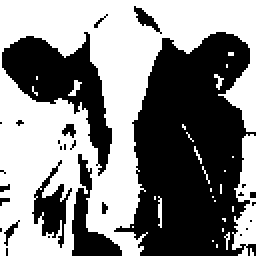
%> input picture veau2_moins_petit.bmp, 128 x 128 px (shown 2 times larger)
$ octave squeletisation.m   (GNU Octave 9; MATLAB toolbox functions it lacks are replaced by stand-ins)
%> lines starting %> are read from the running program, lines starting %| are printed output that depends on the picture; in (x1, y1, x2, y2) boxes, pixels count from 0 and x2, y2 are one past the last pixel; in counts of white or black regions, pixels touching at a corner belong together; the program's own positions count from 1
### squelette.m
function S = squelette(X,b)
	%init
	bn = b;
	condition = true;
	S = false(size(X));
	En = X;
	while condition
		%calculate Sn
		En = myErode(En,b);
		EnOpen = myOpen(En,b);
		Sn = and(En,not(EnOpen));
		%update bn
		bn = minkowskiSum(bn,b);
		%update squelette
		if(S==or(S,Sn)) %check idempotence
			condition=false;
		else
			S = or(S,Sn);
		endif
	endwhile
endfunction

### minkowskiSub.m
function Xb = minkowskiSub(X,b)
	L = size(X,1);
	C = size(X,2);
	lb = size(b,1);
	cb = size(b,2);
	Xb = logical(zeros(L+lb,C+cb));
	tmp = logical(zeros(L+lb,C+cb));
	condFirst = true;
	for i=1:lb
		for j=1:cb
			if(b(i,j)==1)
				if(condFirst)
					Xb(i:i+L-1,j:j+C-1) = X;
					condFirst = false;
				else
					tmp(i:i+L-1,j:j+C-1) = X;
					Xb = and(Xb,tmp);
					tmp(:) = 0;
				endif
			endif
		endfor
	endfor
	Xb = Xb((floor(lb/2)+1):(L+floor(lb/2)),(floor(cb/2)+1):(C+floor(cb/2)));
endfunction

### myErode.m
function Xb = myErode(X,b)
bt = transposeMorpho(b);
Xb = minkowskiSub(X,bt);
endfunction

### minkowskiSum.m
function Xb = minkowskiSum(X,b)


	L = size(X,1);
	C = size(X,2);
	lb = size(b,1);
	cb = size(b,2);
	Xb = logical(zeros(L+lb,C+cb));
	tmp = logical(zeros(L+lb,C+cb));
	condFirst = true;
	for i=1:lb
		for j=1:cb
			if(b(i,j)==1)
				if(condFirst)
					Xb(i:i+L-1,j:j+C-1) = X;
					condFirst = false;
				else
					tmp(i:i+L-1,j:j+C-1) = X;
					Xb = or(Xb,tmp);
					tmp(:) = 0;
				endif
			endif
		endfor
	endfor
	Xb = Xb((floor(lb/2)+1):(L+floor(lb/2)),(floor(cb/2)+1):(C+floor(cb/2)));

	% [32 lines of commented-out code are left out]
endfunction

### myDilate.m
function Xb = myDilate(X,b)
bt = transposeMorpho(b);
Xb = minkowskiSum(X,bt);
endfunction

### myOpen.m
function Xb = myOpen(X,b)
bt = transposeMorpho(b);
Xb = myErode(X,b);
Xb = myDilate(Xb,bt);
endfunction

### transposeMorpho.m
function Xt = transposeMorpho(X)
	Xt = flipud(fliplr(X));
endfunction

### squeletisation.m
clc
clear all
close all

L = 100;
C = 100;
Lrect = 21;
Crect = 61;
l0 = floor((L-Lrect)/2);
c0 = floor((C-Crect)/2);

%image
X = false(L,C);
X( l0:(l0+Lrect-1), c0:(c0+Crect-1)) = true(Lrect,Crect);

%element structurant
%[dC,dL] = meshgrid(-5:5,-5:5);
%B = sqrt(dC.^2 + dL.^2)<5;
B = logical([0 1 0;
     1 1 1;
     0 1 0]);

%squeletisation
S = squelette(X,B);


%resultats
figure(1)
subplot(121)
imshow(double(X));
title('image originale')
subplot(122)
imshow(double(S));
title('squelette')
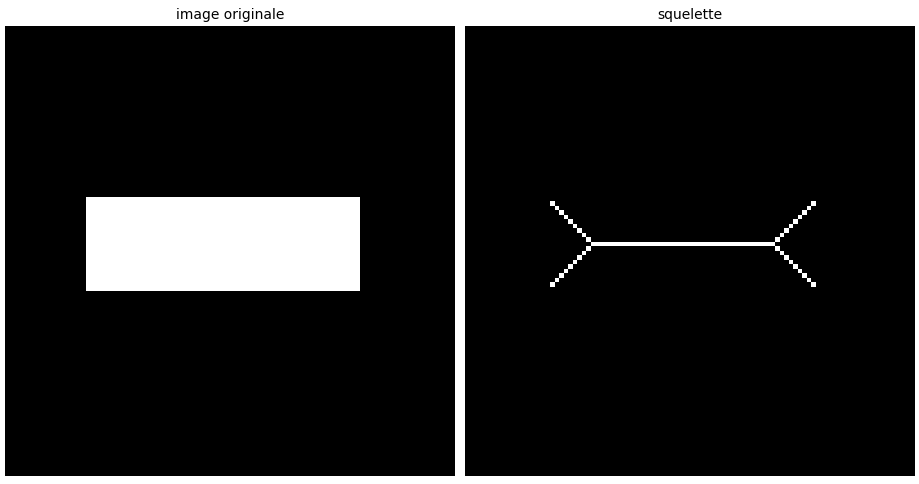
%> figure redrawn from the program's plot data, 2 panels
print('-dtex','data/tex/rectSkel.tex')

%%%%%%%%%%%%%%%%%%%%%%%%%%%%%%%%%%%%%%%%%%%%
%another
imBin = imread('veau2_moins_petit.bmp');
%> imBin is the input picture: size 128x128 uint8; 52.6% white; 28 black regions (21 under 20 px), largest, box (x1, y1, x2, y2) and area: (57, 16, 128, 128) 5235, (1, 16, 56, 88) 1493, (36, 77, 61, 128) 461

%squeletisation
S = squelette(imBin,B);
%> the loop in squelette (call 2), `while condition` made 18 passes
%> pass 1, in myErode (call 23), `Xb = minkowskiSub(X,bt);`:
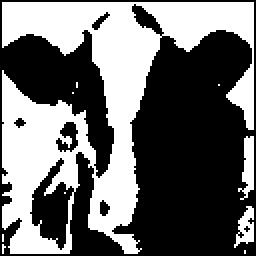
%> Xb: size 128x128 logical (shown 2 times larger); 42.6% white; 10 white regions (7 under 20 px), largest, box (x1, y1, x2, y2) and area: (1, 1, 127, 127) 6708, (119, 68, 127, 100) 147, (117, 103, 127, 124) 114
%> pass 1, in myErode (call 24), `Xb = minkowskiSub(X,bt);`:
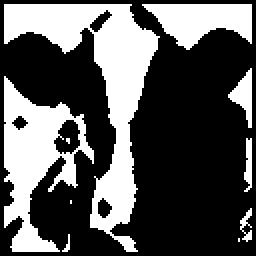
%> Xb: size 128x128 logical (shown 2 times larger); 34.6% white; 10 white regions (4 under 20 px), largest, box (x1, y1, x2, y2) and area: (2, 2, 80, 126) 2817, (2, 38, 47, 126) 1760, (71, 2, 126, 25) 785, (114, 34, 126, 64) 167, (122, 69, 126, 96) 77, (120, 104, 126, 121) 47
%> pass 1, in myDilate (call 12), `Xb = minkowskiSum(X,bt);`:
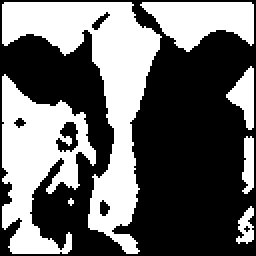
%> Xb: size 128x128 logical (shown 2 times larger); 41.7% white; 7 white regions (1 under 20 px), largest, box (x1, y1, x2, y2) and area: (1, 1, 81, 127) 3259, (1, 37, 48, 127) 2177, (70, 1, 127, 26) 922, (113, 33, 127, 65) 232, (121, 68, 127, 97) 136, (118, 103, 127, 122) 99
%> pass 1, in squelette (call 2), `Sn = and(En,not(EnOpen));`:
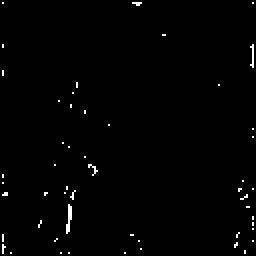
%> Sn: size 128x128 logical (shown 2 times larger); 0.94% white in thin lines or dots
%> after the loop in squelette (call 2), `while condition`: En: size 128x128 logical; every value is 0
%> after the loop in squelette (call 2), `while condition`:
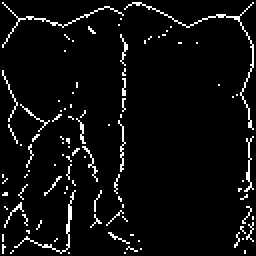
%> S: size 128x128 logical (shown 2 times larger); 5.1% white in thin lines or dots
%> after the loop in squelette (call 2), `while condition`: bn = [true true true; true true true; true true true]; condition = false

%resultats
figure(2)
subplot(121)
imshow(double(imBin))
title('image petit veau')
subplot(122)
imshow(double(S));
title('squelette du petit veau')
print('-dtex','data/tex/veauSkel.tex')

S = bwmorph(imBin , 'skel-lantuejoul',500);
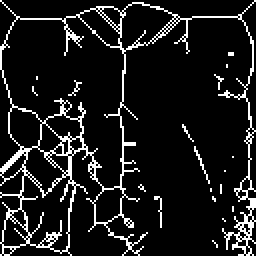
%> S: size 128x128 logical (shown 2 times larger); 10.6% white in thin lines or dots
figure(3)
subplot(121)
imshow(double(imBin))
title('image petit veau')
subplot(122)
imshow(double(S));
title('squelette du petit veau par bwmorph')
